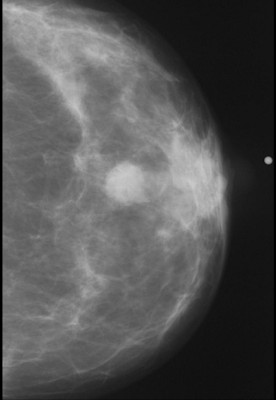
#> input picture 28-Aug/breastcyst.jpg, 276 x 400 px, found by its file name
$ python Image_Negative.py
#> lines starting #> are read from the running program, lines starting #| are printed output that depends on the picture
import cv2
import matplotlib.pyplot as plt

img_bgr = cv2.imread(r'C:\Users\aryan\OneDrive - st.niituniversity.in\DIP\28-Aug\breastcyst.jpg', 1)
#> img_bgr is the input picture: shape (400, 276, 3); min 0, max 202, mean 84.3
plt.imshow(img_bgr)
plt.show()

height, width, _ = img_bgr.shape
#> height = 400; width = 276

for i in range(0, height - 1):
    for j in range(0, width - 1):

        # Get the pixel value
        pixel = img_bgr[i, j]
        # subtracting it from 255

        # 1st index contains red pixel
        pixel[0] = 255 - pixel[0]

        # 2nd index contains green pixel
        pixel[1] = 255 - pixel[1]

        # 3rd index contains blue pixel
        pixel[2] = 255 - pixel[2]

        # Store new values in the pixel
        img_bgr[i, j] = pixel
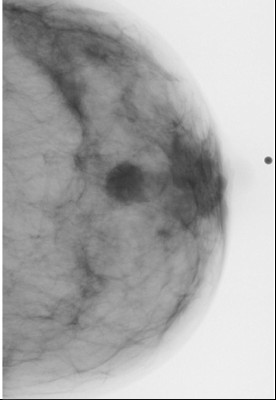
#> img_bgr: shape (400, 276, 3); min 0, max 255, mean 169.2

# Display the negative transformed image
#cancer detection
plt.imshow(img_bgr)
plt.show()

$ run again, with 28-Aug/forest.jpg copied over 28-Aug/breastcyst.jpg
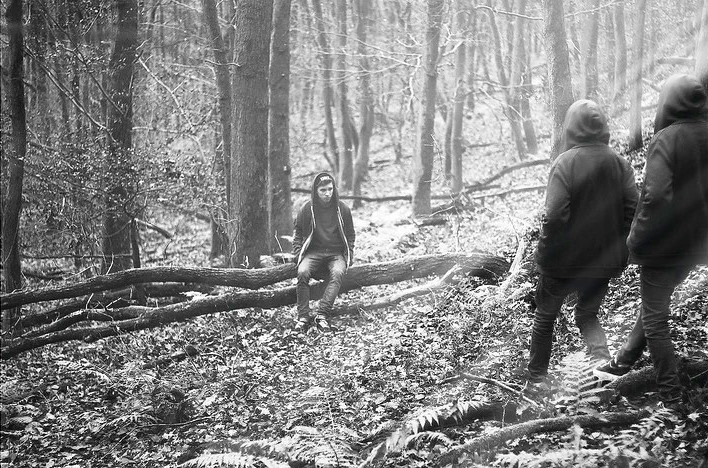
#> input picture 28-Aug/forest.jpg, 708 x 468 px, found by its file name
#> img_bgr is the input picture: shape (468, 708, 3); mean B, G, R 131.5, 131.5, 131.4
#> after the loop `for i in range(0, height - 1):`:
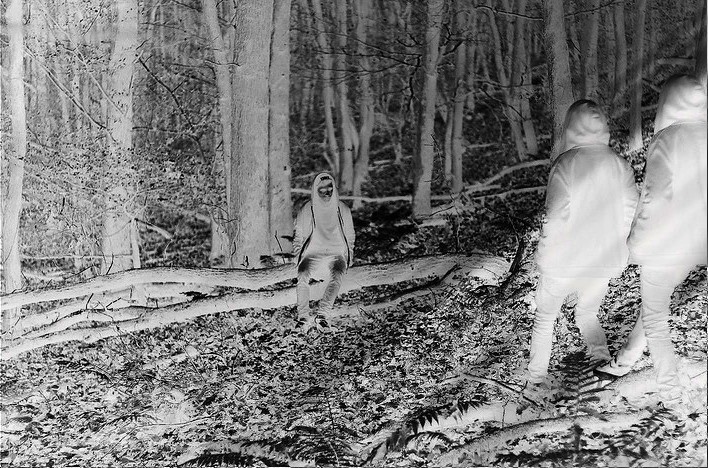
#> img_bgr: shape (468, 708, 3); mean B, G, R 123.4, 123.4, 123.4
